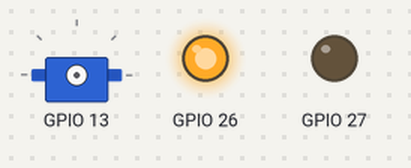
This sketch was run on a simulated ESP32. On the bench: servo, output pins drawn as LEDs (lit = HIGH). Servo pulses on a pin are drawn as a servo (544–2400 µs = 0–180°); what the sketch prints to the serial monitor is not drawn.

Above: at 0.05 s.
At 8.0 s:
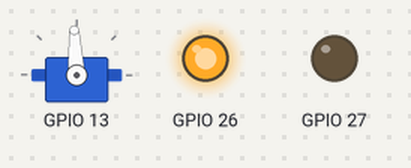
Timing chart, 0 to 10.4 s (numbered marks = the images above):
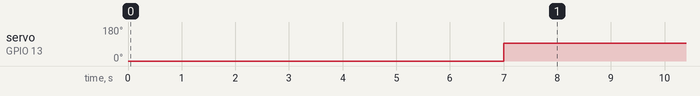

Measured:
- by itself, servo on GPIO 13: alternates 93° for 4.0 s and 0° for 4.0 s

The sketch:

6_car.ino
```cpp
#include "driver/mcpwm.h"
esp_err_t esp_err;

void setup() {
  // Serial port for debugging purposes
  Serial.begin(115200);

  // motor pwm config
  mcpwm_gpio_init(MCPWM_UNIT_0, MCPWM0A, 26);
  mcpwm_gpio_init(MCPWM_UNIT_0, MCPWM0B, 27);

  mcpwm_config_t motor_pwm_config;
  motor_pwm_config.frequency = 1000;
  motor_pwm_config.cmpr_a = 0;
  motor_pwm_config.cmpr_b = 0;
  motor_pwm_config.duty_mode = MCPWM_DUTY_MODE_0;
  motor_pwm_config.counter_mode = MCPWM_UP_COUNTER;

  esp_err = mcpwm_init(MCPWM_UNIT_0, MCPWM_TIMER_0, &motor_pwm_config);
  if (esp_err == 0)
    Serial.println("Setting motor pwm success!");
  else {
    Serial.print("Setting motor pwm fail, error code: ");
    Serial.println(esp_err);
  }

  // servo pwm config
  mcpwm_gpio_init(MCPWM_UNIT_1, MCPWM1A, 13);

  mcpwm_config_t servo_pwm_config;
  servo_pwm_config.frequency = 50;
  servo_pwm_config.cmpr_a = 0;
  servo_pwm_config.duty_mode = MCPWM_DUTY_MODE_0;
  servo_pwm_config.counter_mode = MCPWM_UP_COUNTER;

  esp_err = mcpwm_init(MCPWM_UNIT_1, MCPWM_TIMER_1, &servo_pwm_config);
  if (esp_err == 0)
    Serial.println("Setting servo pwm success!");
  else {
    Serial.print("Setting servo pwm fail, error code: ");
    Serial.println(esp_err);
  }
  mcpwm_start(MCPWM_UNIT_1, MCPWM_TIMER_1);
}

void loop() {
  // PWM
  mcpwm_set_duty(MCPWM_UNIT_0, MCPWM_TIMER_0, MCPWM_OPR_A, 100);  // 占空比60可填0-100
  mcpwm_set_duty(MCPWM_UNIT_0, MCPWM_TIMER_0, MCPWM_OPR_B, 0);
  mcpwm_start(MCPWM_UNIT_0, MCPWM_TIMER_0);
  delay(3000);
  mcpwm_set_duty(MCPWM_UNIT_1, MCPWM_TIMER_1, MCPWM_OPR_A, 2.5);  // 占空比2.5-12.5 0.5-2.5ms
  delay(1000);
  mcpwm_set_duty(MCPWM_UNIT_0, MCPWM_TIMER_0, MCPWM_OPR_A, 100);  // 占空比60可填0-100
  mcpwm_set_duty(MCPWM_UNIT_0, MCPWM_TIMER_0, MCPWM_OPR_B, 0);
  mcpwm_start(MCPWM_UNIT_0, MCPWM_TIMER_0);
  delay(3000);
  mcpwm_set_duty(MCPWM_UNIT_1, MCPWM_TIMER_1, MCPWM_OPR_A, 7.5);  // 占空比2.5-12.5 0.5-2.5ms
  delay(1000);
}
```
